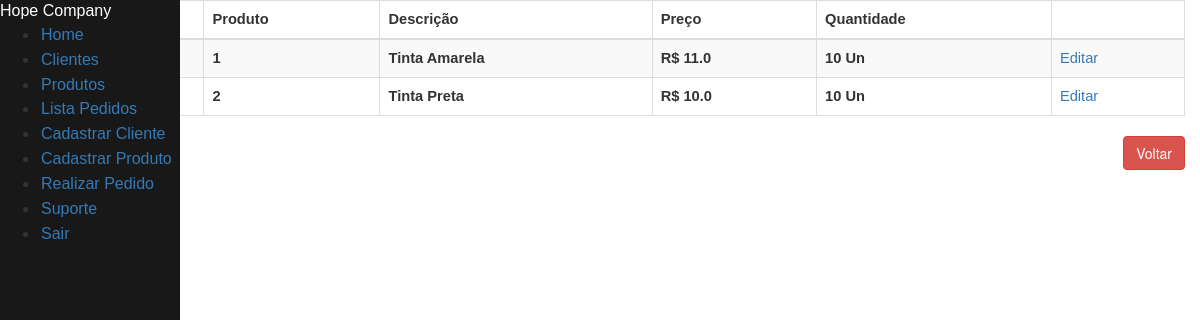
The page /visualiza_pedido/1 on the database as committed earlier.
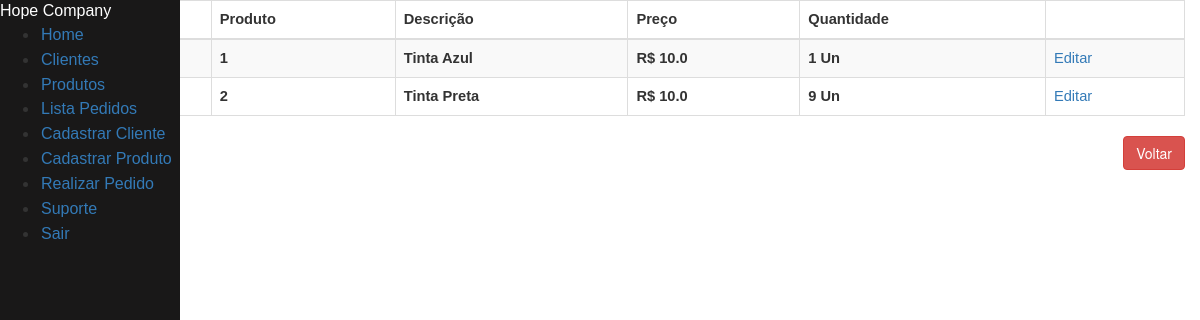
The same page on the database as committed later.
### tables this page shows
CREATE TABLE itens_pedido (
    id_produto INTEGER NOT NULL,
    id_pedido INTEGER,
    preco_unitario REAL NOT NULL,
    quantidade INTEGER NOT NULL,
    FOREIGN KEY(id_produto) REFERENCES produto(id_produto),
    FOREIGN KEY(id_pedido) REFERENCES pedido(id_pedido)
);

CREATE TABLE produto (
    id_produto INTEGER PRIMARY KEY AUTOINCREMENT,
    descricao VARCHAR(50) NOT NULL,
    preco_unitario REAl NOT NULL
);

### clientes.py (the view)
@app.route("/visualiza_pedido/<int:id_pedido>", methods = ["GET", "POST"])
def form_visualiza_ped(id_pedido):
    prod_pedido = consultar_prod_pedido(id_pedido)
    if prod_pedido == None:
        return render_template("menu.html", mensagem = f"Esse pedido não existe.")
    return render_template("visualiza_pedido.html", id_pedido = id_pedido, pedidos = prod_pedido)

### clientes.py (called while the page is built)
def row_to_dict(description, row):
    if row == None:
        return None
    d = {}
    for i in range(0, len(row)):
        d[description[i][0]] = row[i]
    return d

def rows_to_dict(description, rows):
    result = []
    for row in rows:
        result.append(row_to_dict(description, row))
    return result

def conectar():
    return sqlite3.connect('clientes.db')

def consultar_prod_pedido(id_pedido):
    with closing(conectar()) as con, closing(con.cursor()) as cur:
        cur.execute("SELECT p.preco_unitario, p.quantidade, p.id_produto, pd.descricao FROM itens_pedido p INNER JOIN produto pd ON pd.id_produto = p.id_produto WHERE p.id_pedido = ?", (id_pedido, ))
        return rows_to_dict(cur.description, cur.fetchall())

### templates/visualiza_pedido.html (shortened to what this page needs)
{% extends "menu.html" %}
{% block content %}
<div class="container col-md-18">
        <div class="table-responsive" id="sailorTableArea">
        <table id="sailorTable" class="table table-striped table-bordered" width="100%">
            <thead>
                <tr>
                    <th>Pedido</th>
                    <th>Produto</th>
                    <th>Descrição</th>
                    <th>Preço</th>
                    <th>Quantidade</th>
                    <th></th>
                </tr>
            </thead>
            <tbody>
                {% for pedido in pedidos %}
                <tr>
                    <th>{{id_pedido}}</th>
                    <th><input type="hidden" value="{{pedido['id_produto']}}" name="id_produto" id="id_produto"/>{{pedido['id_produto']}}</th>
                    <th>{{pedido['descricao']}}</th>
                    <th>R$ {{pedido['preco_unitario']}}</th>
                    <th>{{pedido['quantidade']}} Un</th>
                    <td><a href="/edita-pedido/{{id_pedido}}/{{pedido['id_produto']}}" class="botao">Editar</a></td>
                </tr>
                {% endfor %}
            </tbody>
        </table>
        </div>
    </div>
    <div class="form-group">
        <label class="col-md-4 control-label" for="btnsalvar"></label>
        <div class="col-md-8 text-right">
            <a id="btncancelar" name="btncancelar" class="btn btn-danger" href="/pedido/">Voltar</a>
        </div>
    </div>
</body>
{% endblock %}

Rows that differ between the two databases and show on the page:
changed itens_pedido: descricao "Tinta Amarela" → "Tinta Azul"; preco_unitario "11.0" → "10.0"; quantidade "10" → "1"
changed itens_pedido "Tinta Preta": quantidade "10" → "9"
